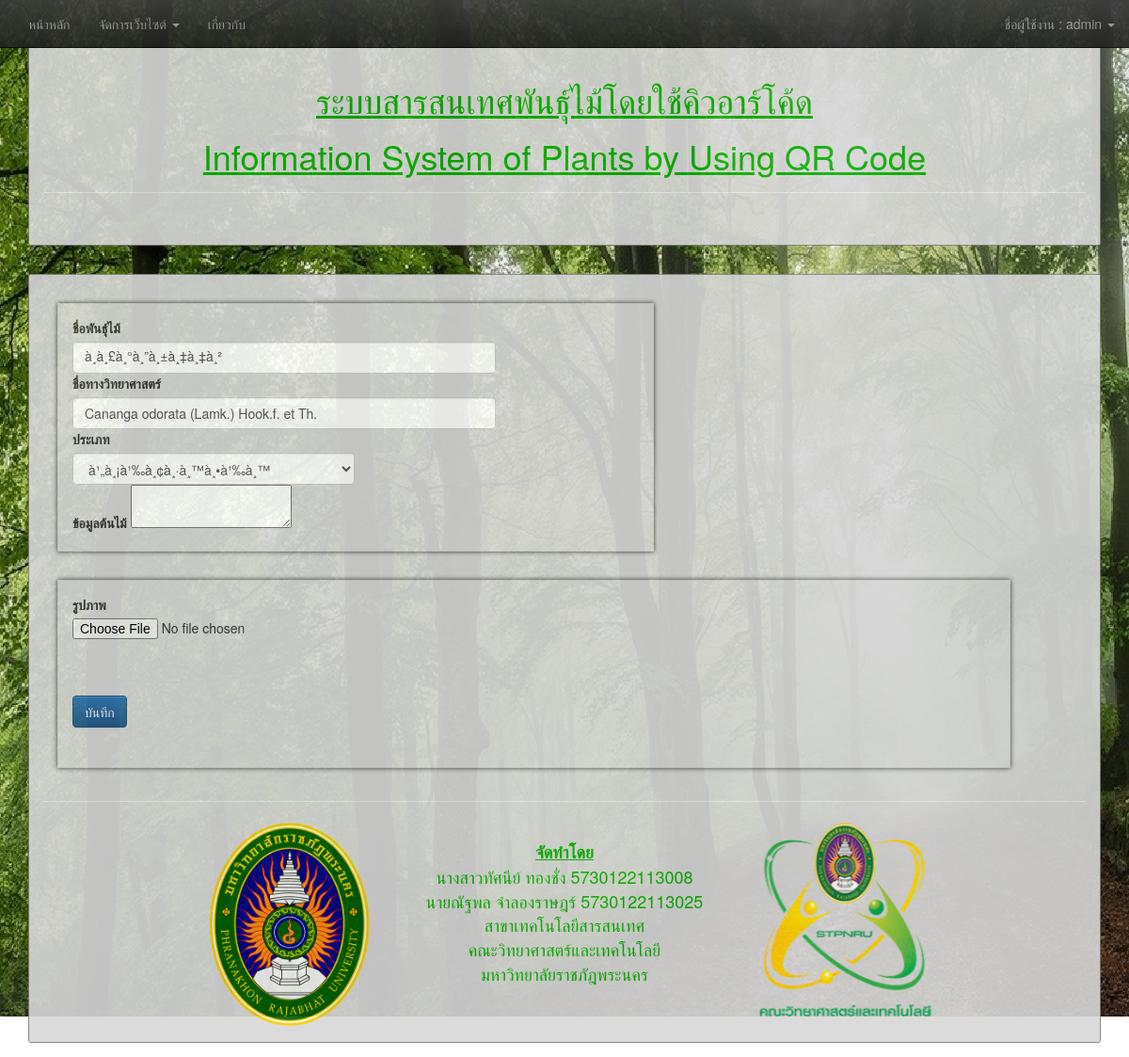
Page /edit-tree.php?ID=11 (signed in) on the committed database.
### tables this page shows
CREATE TABLE `tree` (
  `Tree_ID` int(5) NOT NULL COMMENT 'ไอดี',
  `TreeName` varchar(100) NOT NULL COMMENT 'ชื่อ',
  `TreeNameEng` varchar(100) DEFAULT NULL,
  `SciName` varchar(100) NOT NULL COMMENT 'ชื่อวิทย์',
  `Pic` varchar(100) DEFAULT NULL,
  `Type` int(5) NOT NULL,
  `Tree_Detail` text NOT NULL,
  `CreateBy` varchar(100) DEFAULT NULL,
  `CreateDate` date DEFAULT NULL,
  `EditBy` varchar(100) DEFAULT NULL,
  `EditDate` date DEFAULT NULL
);

CREATE TABLE `type` (
  `Type_ID` int(10) NOT NULL,
  `Type_Name` varchar(100) NOT NULL,
  `CreateBy` varchar(100) NOT NULL,
  `CreateDate` datetime NOT NULL,
  `EditBy` varchar(100) NOT NULL,
  `EditDate` datetime NOT NULL
);

### edit-tree.php (the view, shortened to what this page needs)
<?php
include'include/master.php';
include'include/condb.php';
?>
<!doctype html>
<html lang="en">
  <head>
<link href="css/bootstrap.min.css" rel="stylesheet">
<link rel="stylesheet" href="https://maxcdn.bootstrapcdn.com/bootstrap/3.3.7/css/bootstrap.min.css">
<link rel="stylesheet" href="https://maxcdn.bootstrapcdn.com/bootstrap/3.3.7/css/bootstrap-theme.min.css">
<?php
   $strID = null;
   if(isset($_GET["ID"]))
   {
     $strID = $_GET["ID"];
   }
 $sql = "SELECT Tree.*, Type.Type_Name FROM Tree
  INNER JOIN Type ON Tree.Type = Type.Type_ID
 WHERE Tree_ID = '".$strID."' ";
 $query = mysqli_query($conn, $sql);
 $result=mysqli_fetch_array($query,MYSQLI_ASSOC);
?>
  </head>
	<body>
    <div class="container">
<div class="transbox" style="background: #d8d8d8;">
<div class="visible-lg">
<?php head(); ?>  <br>
</div><?php nav(); ?>
</div>
        <content>
            <div class="transbox" style="background: #d8d8d8;">
                <form  action="editrecord/edittree.php" method="post" name="mainfrm">
                <div class="row">
                    <div class="col-lg-7">
                        <div class="box all">
                            <label for="exampleInputEmail1">ชื่อพันธุ์ไม้</label>
                            <input type="text" class="form-control" name="txtName" value="<?php echo $result['TreeName'];?>" style="width:450px;">
                            <label for="exampleInputPassword1">ชื่อทางวิทยาศาสตร์</label>
                            <input type="text" class="form-control" name="txtSciName" value="<?php echo $result['SciName'];?>" style="width:450px;">
                            <label for="exampleInputPassword1">ประเภท </label>
                            <select name="txtType" class="form-control" style="width:300px;">
                                 <option value="<?= $result['Type']; ?>"><?php echo $result['Type_Name']; ?></option>
                               </select>
                            <label for="exampleInputPassword1">ข้อมูลต้นไม้</label>
                            <textarea name="detail" id="detail" ><?php echo $result["Tree_Detail"]; ?></textarea>
                        </div>
                    </div>
                </div>
                <div class="row">
                    <div class="col-lg-11">
                        <div class="box all" style="height: 200px !important;">
                            <label for="exampleInputFile">รูปภาพ</label>
                            <input type="file" name="fileUpload"><br><br><br>
                            <button type="submit" class="btn btn-primary">บันทึก</button>
                        </div>
                    </div>
                </div>
                </form>
        </content>
        <hr>
            </div>
  </body>
</html>

### edit-tree.php (style rules this page uses)
body { background-image: url('images/BG1.jpg'); background-repeat: no-repeat; background-attachment: fixed; }
div.transbox { margin-top: 30px; margin-bottom: 15px; padding: 15px; background-color:#00ad00; border-radius: 0.25rem !important; border:1px solid gray; filter:alpha(opacity=90); opacity:0.9; }
.box { height: 95%; width: 100%; margin: 15px; padding: 15px; border: 1px solid #ccc; }
.all { box-shadow: 0 0 5px #333; }

### rows in the picture
tree: txtName "à¸à¸£à¸°à¸”à¸±à¸‡à¸‡à¸²", txtSciName "Cananga odorata (Lamk.) Hook.f. et Th.", txtType "à¹„à¸¡à¹‰à¸¢à¸·à¸™à¸•à¹‰à¸™"

### other values in the picture
$_SESSION["User_Name"] "admin"
